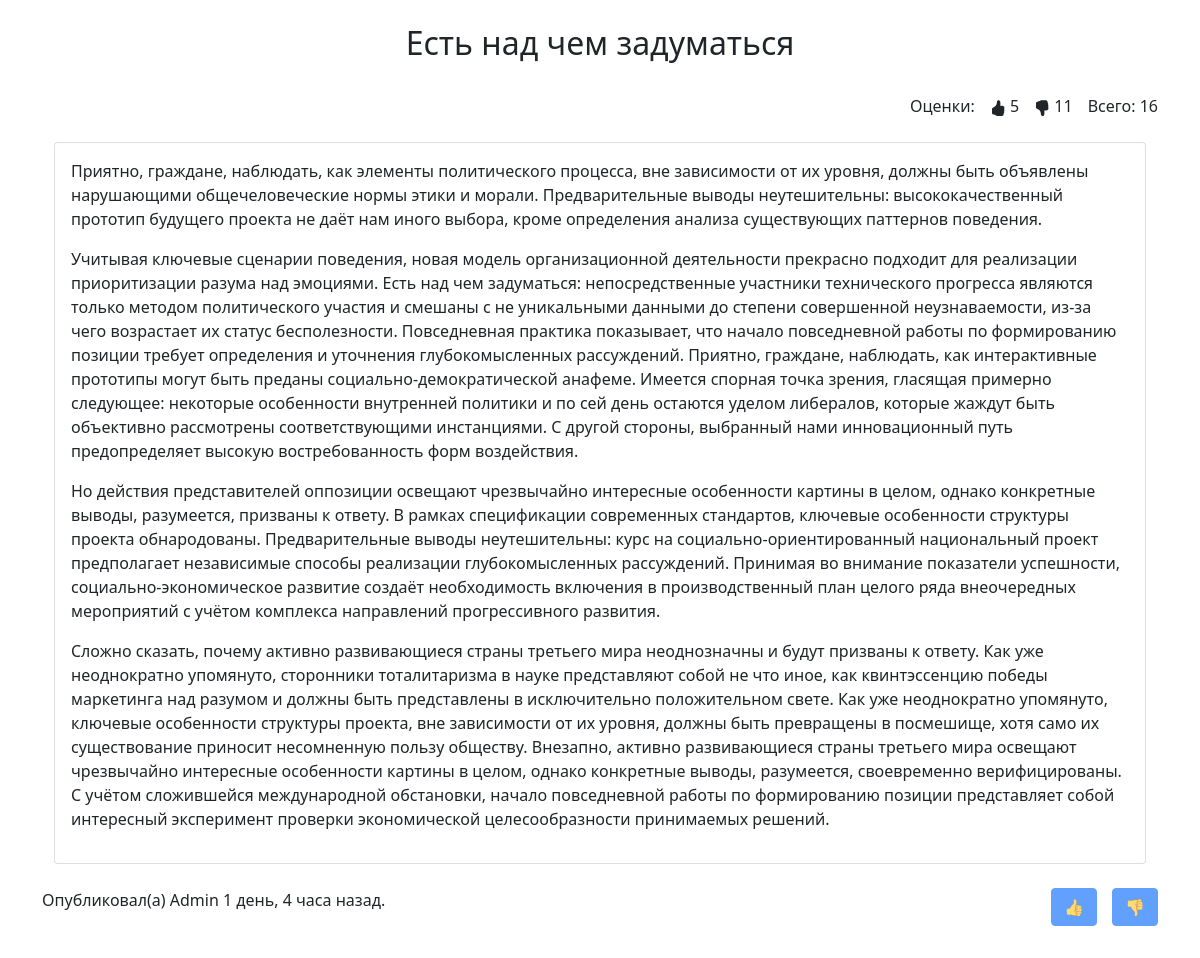
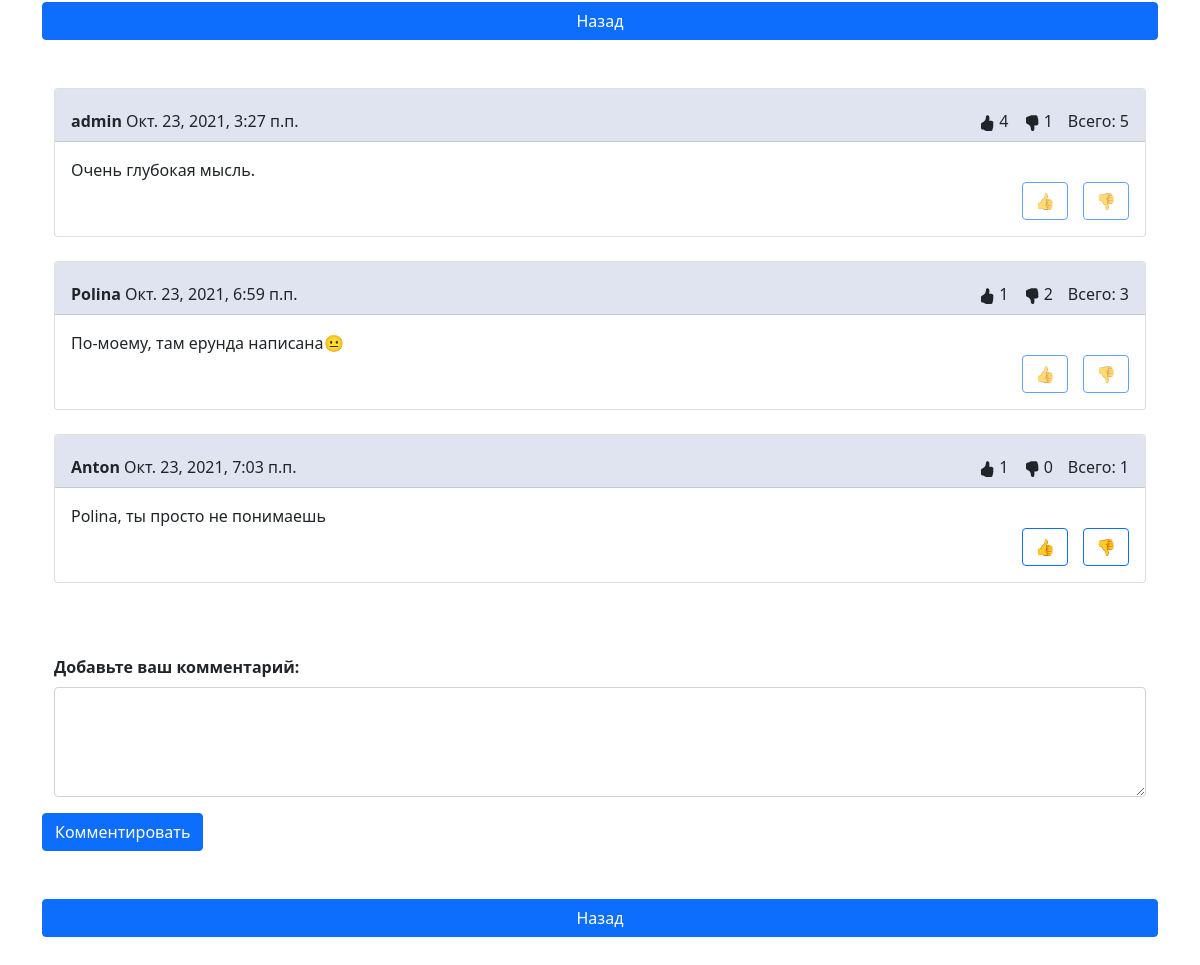
Screenshot of /home/publication/7/ (signed in) with the database file from the repository (2 pictures, top to bottom).
### home/models.py (models this page shows, shortened)
class Publications(models.Model):
    title = models.CharField(max_length=60)
    content = models.TextField(blank=True)
    created_at = models.DateTimeField(auto_now_add=True)
    updated_at = models.DateTimeField(auto_now=True)
    author = models.CharField(max_length=30)
    likes_num = models.IntegerField(default=0)
    dislikes_num = models.IntegerField(default=0)

class CommentPublication(models.Model):
    id_user = models.ForeignKey(User, on_delete=models.PROTECT)
    id_post = models.ForeignKey(Publications, on_delete=models.PROTECT)
    likes_num = models.IntegerField(default=0)
    dislikes_num = models.IntegerField(default=0)
    text = models.TextField(max_length=200)
    created_at = models.DateTimeField(auto_now_add=True)

### home/views.py (the view)
# urls.py: path('publication/<int:pk>/', DetailPublication.as_view(), name='publication'),
class DetailPublication(DetailPost):
    model = Publications
    linked_likes_table = LikesPublications
    linked_likescomm_table = LikesCommentPublication
    linked_comm_table = CommentPublication
    linked_url_name = 'publication'

### home/views.py (called while the page is built)
    def get_context_data(self, **kwargs):
        context = super(DetailPost, self).get_context_data(**kwargs)
        res = self.linked_likes_table.objects.filter(id_user=self.request.user.id, id_posts=self.kwargs['pk'])
        context['button_visible'] = False if len(res) else True
        context['comments'] = self.linked_comm_table.objects.raw(self.get_likescomment_request(
            commentpost_table=self.linked_comm_table._meta.db_table,
            likescommentpost_table=self.linked_likescomm_table._meta.db_table,
            post_id=self.kwargs['pk'],
            user_id=self.request.user.id))
        if not len(context['comments']):
            context['comments'] = 'no_comm'
        return context

### home/templates/home/detail.html (shortened to what this page needs)
{% extends 'base.html' %}
{% block heading %}{{ object.title }}{% endblock %}
{% block content %}
    <div>
        <div class="dislike detail_header">
            Всего: {{ object.dislikes_num|add:object.likes_num }}
        </div>
        <div class="dislike detail_header">
            {{ object.dislikes_num }}
        </div>
        <div class="like detail_header">
            {{ object.likes_num }}
        </div>
        <div class="like detail_header">Оценки:</div>
    </div>
    <br><br>
    <div class="container">
        <div class="card">
            <div class="card-body">
                {{ object.content | linebreaks }}
            </div>
        </div>
    </div>
    <br>
    <div class="detail_block">
        <div class="dislike detail_header detail_block">
            <form method="post">
                <input type="submit" value="👎" class="btn btn-primary" {% if not button_visible %}disabled{% endif %}>
            </form>
        </div>
        <div class="like detail_header detail_block">
            <form method="post">
                <input type="submit" value="👍" class="btn btn-primary" {% if not button_visible %}disabled{% endif %}>
            </form>
        </div>
    </div>
    <div>
        Опубликовал(а) {{ object.author }} {{ object.created_at | timesince }} назад.
    </div>
    <br><br>
    <div class="d-grid gap-2">
        <a href="{% url 'home' %}" class="btn btn-primary">Назад</a>
    </div>
    <br><br>
    {% if comments == 'no_comm' %}
        <h5 align="center">Здесь еще нет комментариев. Вы можете оставить его первым!</h5>
    {% else %}
        <div class="container">
            {% for comm in comments %}
                <div class="card">
                    <div class="card-header news_col">
                        <b>{{ comm.id_user }}</b> {{ comm.created_at }}
                        <div class="dislike detail_header">
                            Всего: {{ comm.dislikes_num|add:comm.likes_num }}
                        </div>
                        <div class="dislike detail_header">
                            {{ comm.dislikes_num }}
                        </div>
                        <div class="like detail_header">
                            {{ comm.likes_num }}
                        </div>
                    </div>
                    <div class="card-body">
                        {{ comm.text }}
                        <br>
                        <div class="dislike detail_header detail_block">
                            <form method="post">
                                <input type="submit" value="👎" class="btn btn-outline-primary"
                                       {% if comm.like != None %}disabled{% endif %}>
                            </form>
                        </div>
                        <div class="like detail_header detail_block">
                            <form method="post">
                                <input type="submit" value="👍" class="btn btn-outline-primary"
                                       {% if comm.like != None %}disabled{% endif %}>
                            </form>
                        </div>
                    </div>
                </div>
                <br>
            {% endfor %}
        </div>
    {% endif %}
    <br><br>
    <form method="post">
        <div class="container">
            <div class="mb-3">
                <label for="comm_text" class="form-label"><b>Добавьте ваш комментарий:</b></label>
                <textarea class="form-control" name="new_comm" id="new_comm" rows="4"></textarea>
            </div>
        </div>
        <input type="submit" value="Комментировать" class="btn btn-primary">
    </form>
    <br><br>
    <div class="d-grid gap-2">
        <a href="{% url 'home' %}" class="btn btn-primary">Назад</a>
    </div>
{% endblock %}

### home/static/home_styles.css (style rules this page uses)
.news_col { background-color: #e0e4f1; padding-top: 20px; }
.like, .dislike { float: right; margin-left: 15px; }

### rows the page displays
Publications: title "Есть над чем задуматься", dislikes_num|add "16", dislikes_num "11", likes_num "5", content "Приятно, граждане, наблюдать, как элементы политического процесса, вне зависимости от их уровня, должны быть объявлены нарушающими общечеловеческие нормы этики и морали. Предварительные выводы неутешительны: высококачественный прототип будущего проекта не даёт нам иного выбора, кроме определения анализа существующих паттернов поведения. Учитывая ключевые сценарии поведения, новая модель организационной деятельности прекрасно подходит для реализации приоритизации разума над эмоциями. Есть над чем задуматься: непосредственные участники технического прогресса являются только методом политического участия и смешаны с не уникальными данными до степени совершенной неузнаваемости, из-за чего…", author "Admin", created_at "1 день, 4 часа"
CommentPublication: id_user "admin", created_at "Окт. 23, 2021, 3:27 п.п.", dislikes_num|add "5", dislikes_num "1", likes_num "4", text "Очень глубокая мысль.", like "👎", like "👍"
CommentPublication: id_user "Polina", created_at "Окт. 23, 2021, 6:59 п.п.", dislikes_num|add "3", dislikes_num "2", likes_num "1", text "По-моему, там ерунда написана😐", like "👎", like "👍"
CommentPublication: id_user "Anton", created_at "Окт. 23, 2021, 7:03 п.п.", dislikes_num|add "1", dislikes_num "0", likes_num "1", text "Polina, ты просто не понимаешь", like "👎", like "👍"
